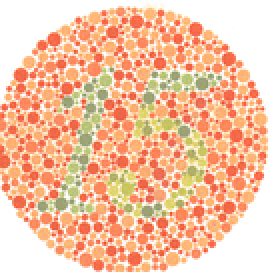
#> input picture psets/pset5/image_15.png, 135 x 136 px, shrunk from 270 x 271 before the run (shown 2 times larger)
$ python ps5.py
#> lines starting #> are read from the running program, lines starting #| are printed output that depends on the picture
"""
# Problem Set 5
# Name:Mithun
# Collaborators:None
"""

from ast import Tuple
import math
from PIL import Image, ImageFont, ImageDraw
import numpy


def make_matrix(color):
    """
    Generates a transformation matrix for the specified color.
    Inputs:
        color: string with exactly one of the following values:
               'red', 'blue', 'green', or 'none'
    Returns:
        matrix: a transformation matrix corresponding to
                deficiency in that color
    """
    # You do not need to understand exactly how this function works.
    if color == 'red':
        c = [[.567, .433, 0], [.558, .442, 0], [0, .242, .758]]
    elif color == 'green':
        c = [[0.625, 0.375, 0], [0.7, 0.3, 0], [0, 0.142, 0.858]]
    elif color == 'blue':
        c = [[.95, 0.05, 0], [0, 0.433, 0.567], [0, 0.475, .525]]
    elif color == 'none':
        c = [[1, 0., 0], [0, 1, 0.], [0, 0., 1]]
    return c


def matrix_multiply(m1, m2):
    """
    Multiplies the input matrices.
    Inputs:
        m1,m2: the input matrices
    Returns:
        result: matrix product of m1 and m2
        in a list of floats
    """

    product = numpy.matmul(m1, m2)
    if type(product) == numpy.int64:
        return float(product)
    else:
        result = list(product)
        return result


def img_to_pix(filename):
    """
    Takes a filename (must be inputted as a string
    with proper file attachment ex: .jpg, .png)
    and converts to a list of representing pixels.

    For RGB images, each pixel is a tuple containing (R,G,B) values.
    For BW images, each pixel is an integer.

    # Note: Don't worry about determining if an image is RGB or BW.
            The PIL library functions you use will return the
            correct pixel values for either image mode.

    Returns the list of pixels.

    Inputs:
        filename: string representing an image file, such as 'lenna.jpg'
        returns: list of pixel values
                 in form (R,G,B) such as [(0,0,0),(255,255,255),(38,29,58)...] for RGB image
                 in form L such as [60,66,72...] for BW image
    """
    my_image_variable = Image.open(filename)
    pixel_data = my_image_variable.getdata()
    return list(pixel_data)


def pix_to_img(pixels_list, size, mode):
    """
    Creates an Image object from a inputted set of RGB tuples.

    Inputs:
        pixels_list: a list of pixels such as the output of
                img_to_pixels.
        size: a tuple of (width,height) representing
              the dimensions of the desired image. Assume
              that size is a valid input such that
              size[0] * size[1] == len(pixels).
        mode: 'RGB' or 'L' to indicate an RGB image or a
              BW image, respectively
    returns:
        img: Image object made from list of pixels
    """
    image_object = Image.new(mode,size)
    image_object.putdata(pixels_list)
    return image_object


def filter(pixels_list, color):
    """
    pixels_list: a list of pixels in RGB form, such as
            [(0,0,0),(255,255,255),(38,29,58)...]
    color: 'red', 'blue', 'green', or 'none', must be a string representing
           the color deficiency that is being simulated.
    returns: list of pixels in same format as earlier functions,
    transformed by matrix multiplication
    """
    result = []
    color_matrix = make_matrix(color)
    for r,g,b in pixels_list:
      transformed = matrix_multiply([r,g,b],color_matrix)
      clean_pixel = tuple((int(round(float(x)))) for x in transformed)
      result.append(clean_pixel)
    return result


def extract_end_bits(num_end_bits, pixel):
    """
    Extracts the last num_end_bits of each value of a given pixel.

    example for BW pixel:
        num_end_bits = 5
        pixel = 214

        214 in binary is 11010110.
        The last 5 bits of 11010110 are 10110.
                              ^^^^^
        The integer representation of 10110 is 22, so we return 22.

                                                                                                                                                                                                                                                                                                                                                                                                                                                                                                                                                                                                                                                                                                                                                                                                                                                                                                                                                                                                                                                                                                                                                                                                                                                                                                                        example for RBG pixel:
        num_end_bits = 2
        pixel = (214, 17, 8)

        last 3 bits of 214 = 110 --> 6
        last 3 bits of 17 = 001 --> 1
        last 3 bits of 8 = 000 --> 0

        so we return (6,1,0)

    Inputs:
        num_end_bits: the number of end bits to extract
        pixel: an integer between 0 and 255, or a tuple of RGB values between 0 and 255

    Returns:
        The num_end_bits of pixel, as an integer (BW) or tuple of integers (RGB).
    """
    divisor = 2 ** num_end_bits
    if type(pixel) == tuple:
        result =()
        for i in pixel:
            result += (i%divisor,)
        return result
    else:
        return (pixel%divisor)


def reveal_bw_image(filename):
    """
    Extracts the single LSB for each pixel in the BW input image.
    Inputs:
        filename: string, input BW file to be processed
    Returns:
        result: an Image object containing the hidden image
    """
    image_to_pixel = img_to_pix(filename)
    original_image = Image.open(filename)
    size_image = original_image.size
    lst =[]
    for i in image_to_pixel:
        extracted_bit = (extract_end_bits(1,i))
        color_bits = extracted_bit*255
        lst.append(color_bits)
    hidden_image = pix_to_img(lst,size_image,'L')
    return hidden_image


def reveal_color_image(filename):
    """
    Extracts the 3 LSBs for each pixel in the RGB input image.
    Inputs:
        filename: string, input RGB file to be processed
    Returns:
        result: an Image object containing the hidden image
    """
    image_to_pixels = img_to_pix(filename)
    original_image = Image.open(filename)
    size_image = original_image.size
    lst = []
    for i in image_to_pixels:
        extracted_bit = extract_end_bits(3,i)
        r_bits,g_bits,b_bits = extracted_bit
        color_bits = (int(r_bits*(255/7))) ,(int(g_bits*(255/7))), (int(b_bits*(255/7)))
        lst.append(color_bits)
    hidden_image = pix_to_img(lst,size_image,'RGB')
    return hidden_image

def reveal_image(filename):
    """
    Extracts the single LSB (for a BW image) or the 3 LSBs (for a
    color image) for each pixel in the input image. Hint: you can
    use a function to determine the mode of the input image (BW or
    RGB) and then use this mode to determine how to process the image.
    Inputs:
        filename: string, input BW or RGB file to be processed
    Returns:
        result: an Image object containing the hidden image
    """
    im = Image.open(filename)
    if im.mode == '1' or im.mode == 'L':
        return(reveal_bw_image(filename))
    elif im.mode == 'RGB':
        return(reveal_color_image(filename))
    else:
        raise Exception("Invalid mode %s" % im.mode)


def draw_kerb(filename, kerb):
    """
    Draws the text "kerb" onto the image located at "filename" and returns a PDF.
    Inputs:
        filename: string, input BW or RGB file
        kerb: string, your kerberos
    Output:
        Saves output image to "filename_kerb.xxx"
    """
    im = Image.open(filename)
    font = ImageFont.truetype("noto-sans-mono.ttf", 40)
    draw = ImageDraw.Draw(im)
    draw.text((0, 0), kerb, "white", font=font)
    idx = filename.find(".")
    new_filename = filename[:idx] + "_kerb" + filename[idx:]
    im.save(new_filename)
    return


def main():


    # Uncomment the following lines to test part 1

    im = Image.open('image_15.png')
#> im is the input picture: PIL image 135x136 RGB; mean R, G, B 245.9, 195.8, 164.5
    width, height = im.size
#> width = 135; height = 136
    pixels = img_to_pix('image_15.png')
#> pixels = 18360 items, first 6: (255, 255, 255), (255, 255, 255), (255, 255, 255), (255, 255, 255), (255, 255, 255), (255, 255, 255)

    non_filtered_pixels = filter(pixels,'none')
#> after the loop in filter, `for r,g,b in pixels_list:`: result has the same summary as pixels in main
#> non_filtered_pixels has the same summary as pixels
    #im = pix_to_img(non_filtered_pixels, (width, height), 'RGB')
    #im.show()
    #im.save("normal_test.png")

    red_filtered_pixels = filter(pixels,'red')
#> red_filtered_pixels = 18360 items, first 6: (287, 285, 193), (287, 285, 193), (287, 285, 193), (287, 285, 193), (287, 285, 193), (287, 285, 193)
    #im2 = pix_to_img(red_filtered_pixels,(width,height), 'RGB')
    #im2.show()
    #im2.save("red_deficiency.png")

    # Uncomment the following lines to test part 2
    im = reveal_image('hidden1.bmp')
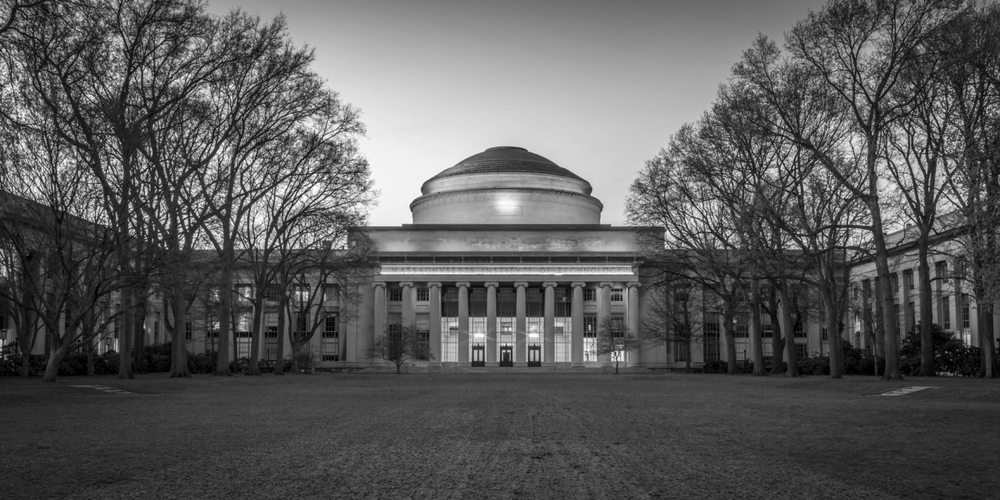
#> input picture psets/pset5/hidden1.bmp, 1000 x 500 px, shrunk from 2000 x 1000 before the run
#> in reveal_image, im is the input picture: PIL image 1000x500 L; min 0, max 255, mean 90.9
#> in reveal_bw_image, `image_to_pixel = img_to_pix(filename)`: image_to_pixel = 500000 items
#> the loop in reveal_bw_image, `for i in image_to_pixel:` made 500000 passes
#> (i, extracted_bit, color_bits) on passes 1 to 3: (74, 0, 0), (51, 1, 255), (77, 1, 255)
#> in pix_to_img, `image_object = Image.new(mode,size)`: image_object: PIL image 1000x500 L; every value is 0
#> in pix_to_img, `image_object.putdata(pixels_list)`:
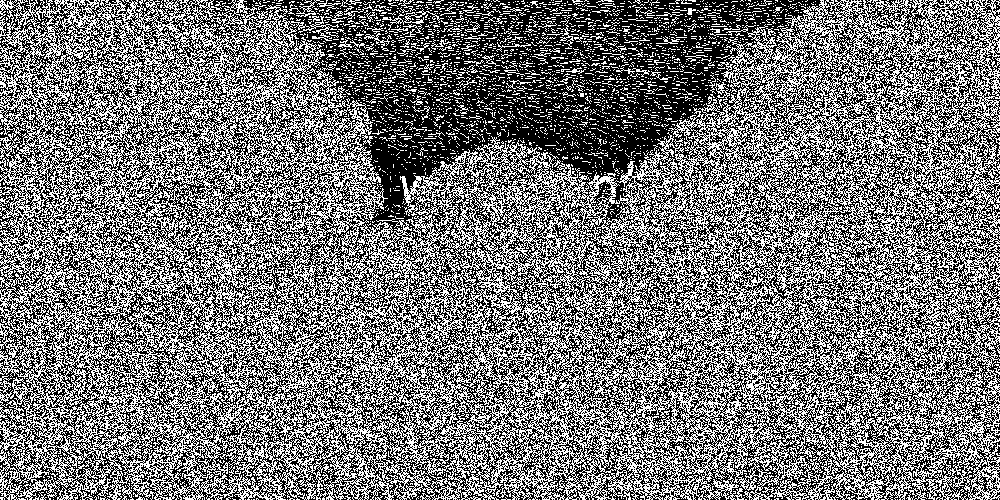
#> image_object: PIL image 1000x500 L; 46.4% white in thin lines or dots
    # im.show()
    im.save('revealed_hidden1.png')

    im2 = reveal_image('hidden2.bmp')
#> call 2 of reveal_image, with filename = 'hidden2.bmp'
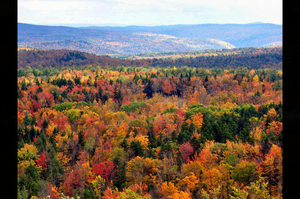
#> input picture psets/pset5/hidden2.bmp, 300 x 199 px, shrunk from 600 x 398 before the run
#> in reveal_image, im is the input picture: PIL image 300x199 RGB; mean R, G, B 117.7, 100.7, 87.2
#> in reveal_color_image, `image_to_pixels = img_to_pix(filename)`: image_to_pixels = 59700 items
#> the loop in reveal_color_image, `for i in image_to_pixels:` made 59700 passes
#> i on passes 1 to 3: (3, 2, 1), (3, 2, 1), (3, 2, 1)
#> call 2 of pix_to_img, with size = (300, 199), mode = 'RGB'
#> in pix_to_img (call 2), `image_object = Image.new(mode,size)`: image_object: PIL image 300x199 RGB; every value is 0
#> in pix_to_img (call 2), `image_object.putdata(pixels_list)`:
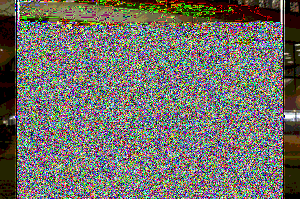
#> image_object: PIL image 300x199 RGB; mean R, G, B 114.5, 112.2, 104.9
    # im2.show()
    im2.save('revealed_hidden.png')

    draw_kerb("revealed_hidden.png","MITHUN")
#> in draw_kerb, `im.save(new_filename)`:
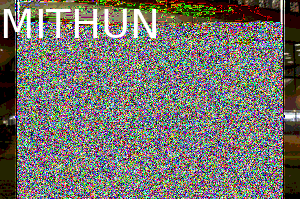
#> saved as revealed_hidden_kerb.png: PIL image 300x199 RGB; mean R, G, B 118.1, 115.8, 109.2

if __name__ == '__main__':
    main()
